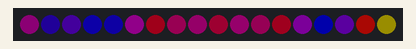
The sketch below on a simulated Arduino Uno, built with avr-gcc and run on an emulated ATmega328P. On the bench: 18 RGB LEDs in strip order, left to right. Dim RGB values are drawn brighter than linear.

Above: at 0.15 s.
At 4.95 s:
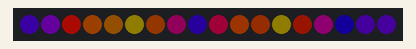
At 10.06 s:
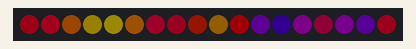
At 19.97 s:
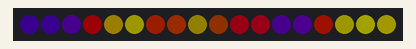
At 29.88 s:
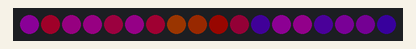
At 39.79 s:
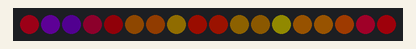

The sketch:

fill_raw_noise8.ino
```cpp
#include <FastLED.h>

#define NUM_LEDS 18
#define LED_PIN 2

CRGB      leds[NUM_LEDS];
uint8_t   noiseData[NUM_LEDS];

CRGBPalette16 party = PartyColors_p;

uint8_t   octaveVal   = 2;
uint16_t  xVal        = 0;
int       scaleVal    = 50;
uint16_t  timeVal     = 0;

void setup() {
  FastLED.addLeds<WS2812B, LED_PIN, GRB>(leds, NUM_LEDS);
  FastLED.setBrightness(50);
  Serial.begin(115200);
}


void loop() {

  timeVal = millis() / 4;

  memset(noiseData, 0, NUM_LEDS);
  fill_raw_noise8(noiseData, NUM_LEDS, octaveVal, xVal, scaleVal, timeVal);

  for (int i = 0; i < NUM_LEDS; i++) {
      leds[i] = ColorFromPalette(party, noiseData[i], noiseData[NUM_LEDS - i - 1]);
  }

  FastLED.show();
}
```
